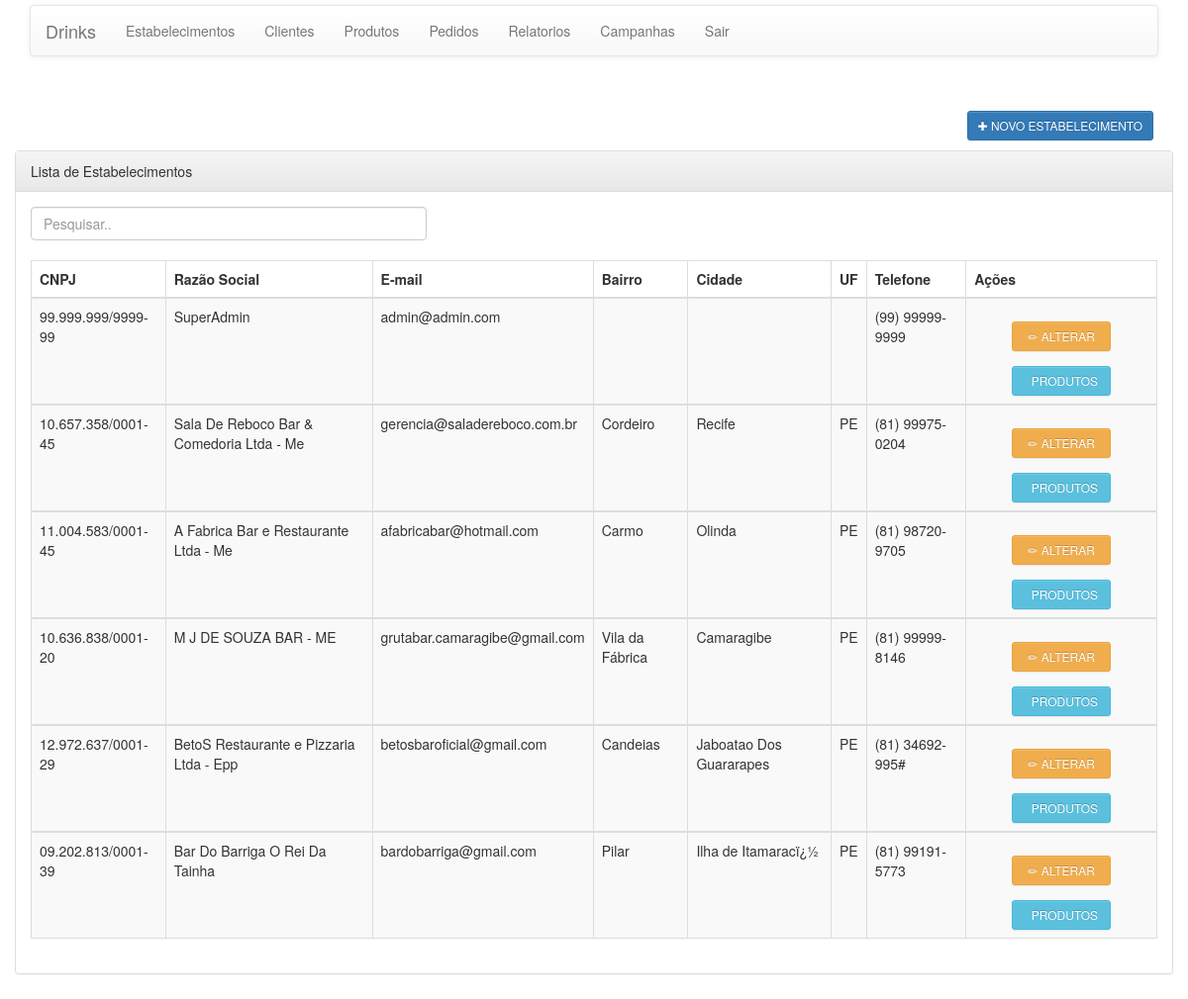
Page /pages/estabelecimento/lista.php (signed in) on the earlier database version.
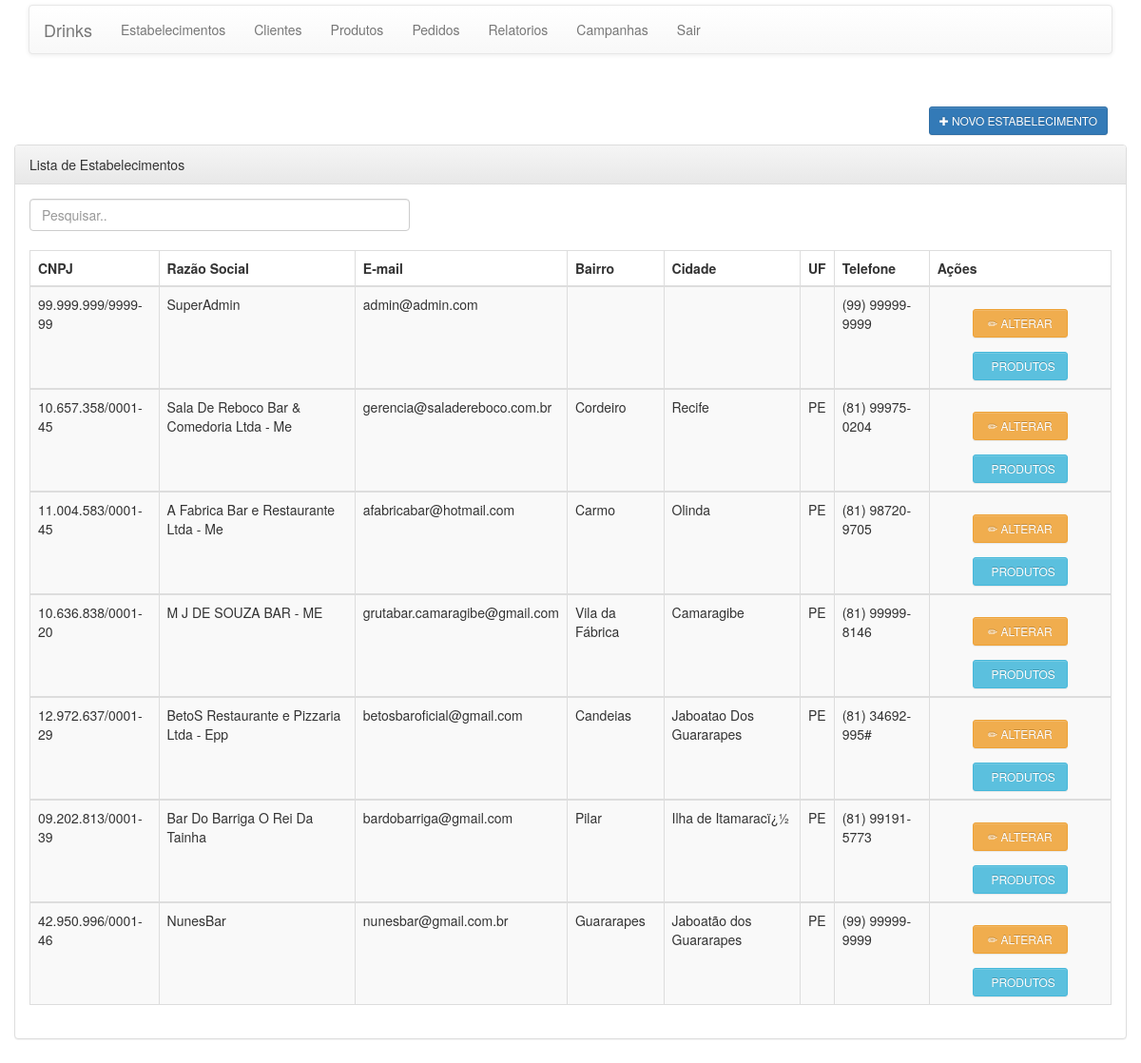
Same page on the later database version.
### tables this page shows
CREATE TABLE `estabelecimento` (
  `codEstabelecimento` int(11) NOT NULL,
  `cnpj` varchar(14) NOT NULL,
  `eMail` varchar(100) NOT NULL,
  `login` varchar(50) DEFAULT NULL,
  `bairro` varchar(50) DEFAULT NULL,
  `cep` varchar(9) DEFAULT NULL,
  `cidade` varchar(50) DEFAULT NULL,
  `latitude` varchar(12) DEFAULT NULL,
  `longitude` varchar(12) DEFAULT NULL,
  `numero` int(11) DEFAULT NULL,
  `rua` varchar(150) DEFAULT NULL,
  `uf` varchar(2) DEFAULT NULL,
  `nomeFantasia` varchar(100) NOT NULL,
  `razaoSocial` varchar(100) NOT NULL,
  `senha` varchar(16) NOT NULL,
  `telefone` varchar(11) NOT NULL,
  `administrador` tinyint(1) NOT NULL DEFAULT '0'
);

### resources/functions/DB_Functions.php (called while the page is built, shortened)
<?php
function buscarTodosOsRegistros($table = null)
{
    $found = null;
    try {
        $database = open_database();
        $sql = "SELECT * FROM " . $table;
        $result = $database->query($sql);
        if ($result->num_rows > 0) {
            $found = $result->fetch_all(MYSQLI_ASSOC);
        }
    } catch (Exception $e) {
        $_SESSION['message'] = $e->GetMessage();
        $_SESSION['type'] = 'danger';
    }
    return $found;
}

### pages/estabelecimento/lista.php (the view, shortened to what this page needs)
<?php
require_once ('../include/header.php');
require_once ('../menu/menu.php');
$codEstabelecimento = $_SESSION['codEstabelecimento'];
$dados = null;
if ($_SESSION['administrador'] == 1) {
    $dados = buscarTodosOsRegistros(ESTABELECIMENTO);
} else {
    $dados = buscarRegistroPorId(ESTABELECIMENTO, $codEstabelecimento, 'codEstabelecimento');
}
?>
<!DOCTYPE html>
<html lang="pt-br">
<head>
  <link rel="stylesheet" href="https://maxcdn.bootstrapcdn.com/bootstrap/3.3.7/css/bootstrap.min.css">
</head>
<body>
	<div class="container">
		<header>
			<div class="row">
    		</div>
		</header>
		<div class="row">
			<div class="panel panel-default">
				<div class="panel-heading">Lista de Estabelecimentos</div>
				<div class="panel-body">
					<input class="form-control" id="myInput" type="text"
						placeholder="Pesquisar.." style="width: 400px;"> <br>
					<table class="table table-bordered table-striped">
						<thead class="blue-grey lighten-4">
							<tr>
								<th>CNPJ</th>
								<th>Raz&atilde;o Social</th>
								<th>E-mail</th>
								<th>Bairro</th>
								<th>Cidade</th>
								<th>UF</th>
								<th>Telefone</th>
								<th align="center">A&ccedil;&otilde;es</th>
							</tr>
						</thead>
            				<?php
foreach ($dados as $estabelecimento) {
                    ?>
            				<tbody id="myTable">
							<tr>
								<td id="cnpj"><?php echo Mask('##.###.###/####-##',$estabelecimento['cnpj']); ?></td>
								<td><?php echo $estabelecimento['razaoSocial']; ?></td>
								<td><?php echo $estabelecimento['eMail']; ?></td>
								<td><?php echo $estabelecimento['bairro']; ?></td>
								<td><?php echo $estabelecimento['cidade']; ?></td>
								<td><?php echo $estabelecimento['uf']; ?></td>
								<td id="telefone"><?php echo Mask('(##) #####-####',$estabelecimento['telefone']); ?></td>
								<td align="center">
								<a title="Alterar" href="editar.php?codEstabelecimento=<?php echo  $estabelecimento['codEstabelecimento']?>"
									class="btn btn-sm btn-warning">&#9999; Alterar</a>
								<a href="../produto/lista.php?codEstabelecimento=<?php echo  $estabelecimento['codEstabelecimento']?>"
									class="btn btn-sm btn-info">&#x1a; Produtos</a></td>
							</tr>
						</tbody>
            				<?php }?>
            			</table>
				</div>
			</div>
		</div>
	</div>
</body>
</html>

Differences in the rows shown:
added estabelecimento: cnpj "42.950.996/0001-46", razaoSocial "NunesBar", eMail "nunesbar@gmail.com.br", bairro "Guararapes", cidade "Jaboatão dos Guararapes", uf "PE", telefone "(99) 99999-9999"
